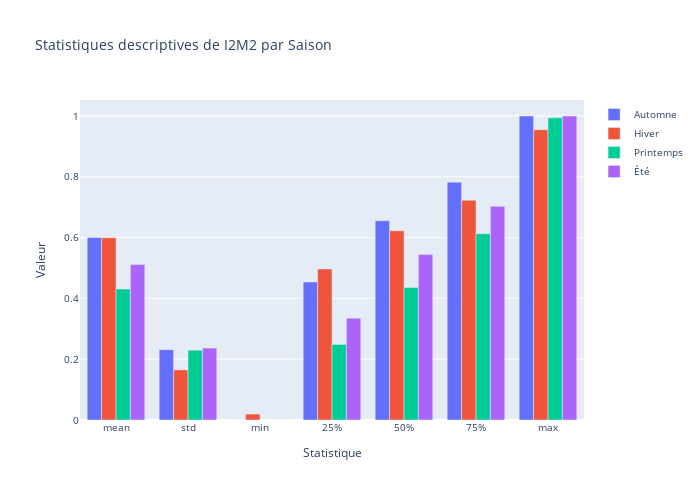

The notebook cell saved with this chart:
### Code cell
# Statistiques descriptives de I2M2 par saison
desc_stats_saison = df_hydrobio_saison.groupby('saison')['I2M2'].describe()
desc_stats_saison = desc_stats_saison.drop(columns=['count']).transpose()

fig = go.Figure()

for saison in desc_stats_saison.columns:
    fig.add_trace(go.Bar(x=desc_stats_saison.index, y=desc_stats_saison[saison],name=saison))

fig.update_layout(height=500, width=700, font_size=10, title="Statistiques descriptives de I2M2 par Saison", xaxis_title="Statistique", yaxis_title="Valeur",barmode='group')

fig.show()

### Figure 1 — Plotly figure (JSON) as saved in the notebook; plotly's stock layout.template omitted (floating-point values rounded to 4 significant figures)
{"data": [{"name": "Automne", "type": "bar", "x": ["mean", "std", "min", "25%", "50%", "75%", "max"], "y": [0.6006, 0.2313, 0, 0.4542, 0.6552, 0.7823, 1]}, {"name": "Hiver", "type": "bar", "x": ["mean", "std", "min", "25%", "50%", "75%", "max"], "y": [0.5996, 0.1649, 0.0195, 0.497, 0.6225, 0.723, 0.955]}, {"name": "Printemps", "type": "bar", "x": ["mean", "std", "min", "25%", "50%", "75%", "max"], "y": [0.4307, 0.2297, 0, 0.2484, 0.4361, 0.613, 0.994]}, {"name": "Été", "type": "bar", "x": ["mean", "std", "min", "25%", "50%", "75%", "max"], "y": [0.5111, 0.2365, 0, 0.335, 0.544, 0.703, 1]}], "layout": {"barmode": "group", "font": {"size": 10}, "height": 500, "title": {"text": "Statistiques descriptives de I2M2 par Saison"}, "width": 700, "xaxis": {"title": {"text": "Statistique"}}, "yaxis": {"title": {"text": "Valeur"}}}}
